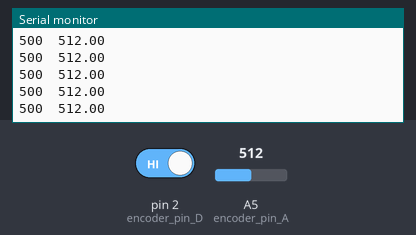
This sketch was run on a simulated Arduino Uno, built with avr-gcc and run on an emulated ATmega328P. On the bench: the last lines printed to the serial monitor. The inputs (shaded band) are chosen by the test bench; at power-on: A5 (encoder_pin_A) = 512, pin 2 (encoder_pin_D) HIGH.

Above: at 1.2 s.
1.3 s: A5 (encoder_pin_A) set to 716
At 2.3 s:
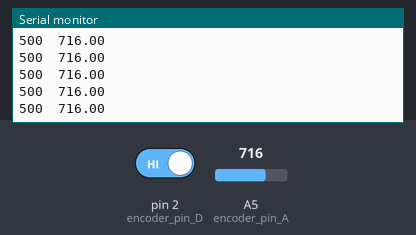
2.8 s: pin 2 (encoder_pin_D) driven LOW
At 3.5 s:
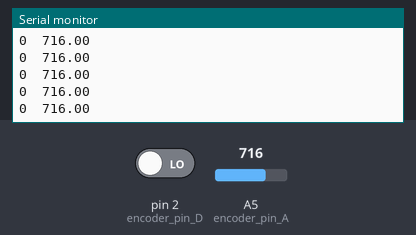
4.3 s: A5 (encoder_pin_A) set to 900
At 4.8 s:
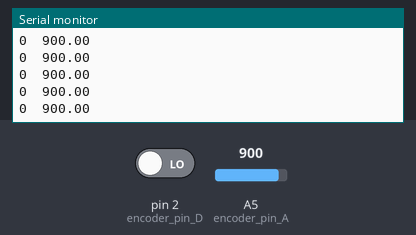
5.8 s: pin 2 (encoder_pin_D) driven HIGH
At 6.9 s:
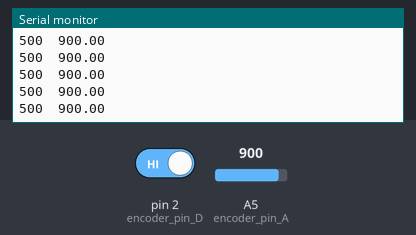
Timing chart, 0 to 8.3 s (numbered marks = the images above; inputs shaded):
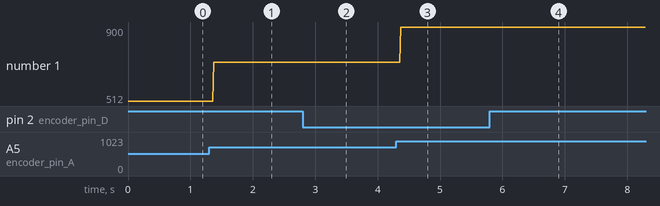

The sketch:

Ejercicio11a-LM393_raw.ino
```cpp
/// Variables //////////////////////////////////////////////////////////////////////////////////////////////////////////////
int encoder_pin_D = 2;             //Pin 2 Digital, donde se conecta el encoder
int encoder_pin_A = A5;             //Pin 5 Analógico, donde se conecta el encoder

////  Configuración del Arduino /////////////////////////////////////////////////////////
void setup(){
   Serial.begin(9600); // Configuración del puerto serie
   pinMode(encoder_pin_D, INPUT); // Configuración del pin nº2
  }

////  Programa principal ///////////////////////////////////////////////////////////////////////
void loop(){
  int D = 500*digitalRead(encoder_pin_D); // Escalamos para que los pulsos estén a mitad de la escala del rango de lectura analógico (0-1023)
  Serial.print(D); Serial.print("\t");
  float A = analogRead(encoder_pin_A);
  Serial.println(A);
  }
```

Measured:
- after the input at 1.3 s, the serial monitor: prints a new line after 0.07 s (image 1)
- after the input at 2.8 s, the serial monitor: prints a new line after 0.07 s (image 2)
- after the input at 4.3 s, the serial monitor: prints a new line after 0.07 s (image 3)
- after the input at 5.8 s, the serial monitor: prints a new line after 0.08 s (image 4)
- plotted number 1: 512 → 716 after the input at 1.3 s, 716 → 900 after the input at 4.3 s
